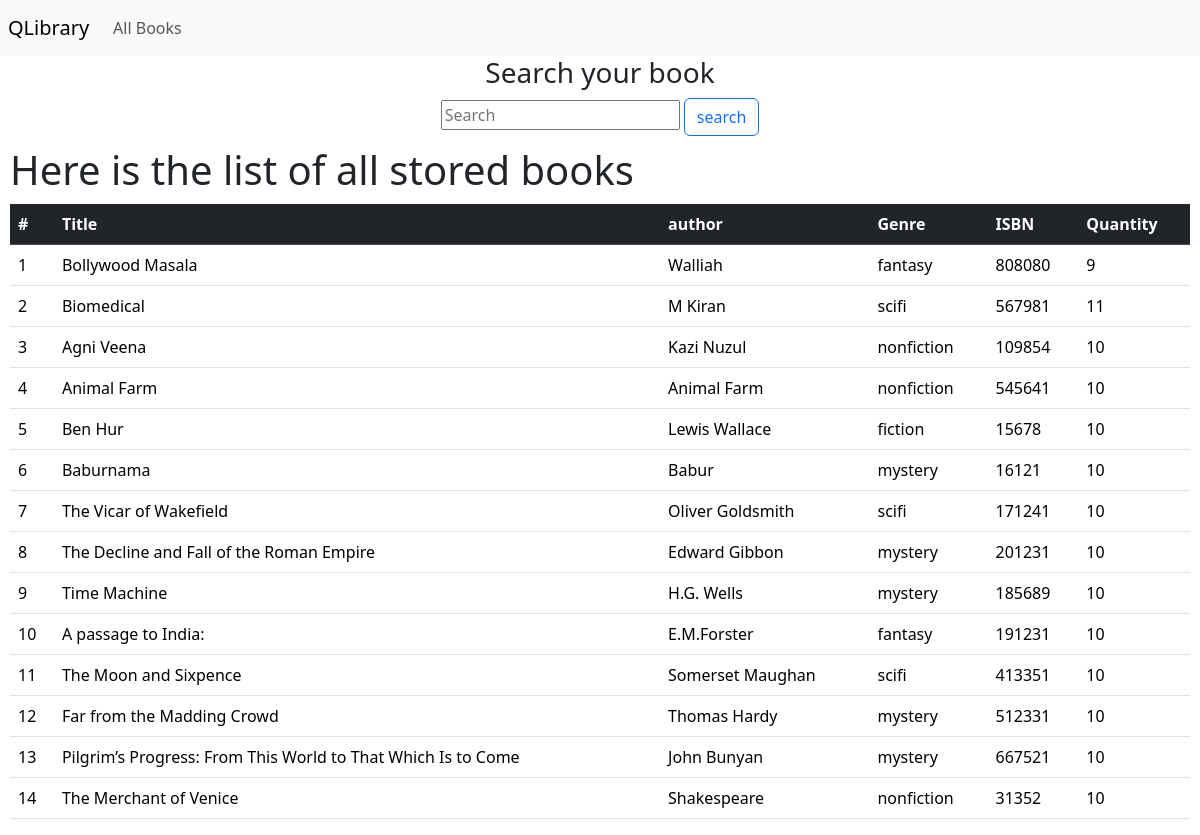
Page /showbook on the committed database.
### app1/models.py (models this page shows, shortened)
class books(models.Model):
    title = models.CharField(max_length=60)
    author = models.CharField(max_length=200)
    publication_date = models.DateField()
    GENRE_CHOICES = [
        ('fiction', 'Fiction'),
        ('nonfiction', 'Non-Fiction'),
        ('mystery', 'Mystery'),
        ('scifi', 'Science Fiction'),
        ('fantasy', 'Fantasy'),
    ]
    genre = models.CharField(max_length=100,choices=GENRE_CHOICES)
    quantity = models.IntegerField(default=10)
    ISBN = models.IntegerField(default=0,
        validators=[
            MaxValueValidator(1200123),
        ]
    )

### app1/views.py (the view)
# urls.py: path('showbook',show_book,name="show_book"),
def show_book(request):
    if 'search' in request.GET:
        search_val = request.GET['search']
        data = books.objects.filter(title__icontains=search_val)
    else:
        data = books.objects.all()
    context ={
        'data': data
    }
    return render(request,'showbook.html',context)

### app1/templates/showbook.html (shortened to what this page needs)
<!DOCTYPE html>
{% load static %}
<html>
  <head>
    <link rel="stylesheet" href="" />
    <link
      href="https://cdn.jsdelivr.net/npm/bootstrap@5.3.2/dist/css/bootstrap.min.css"
      rel="stylesheet"
    />
  </head>
  <body>
    <nav class="navbar navbar-expand-sm navbar-light bg-light">
      <a class="navbar-brand mx-2" href="{% url 'home' %}">QLibrary</a>
      <div class="collapse navbar-collapse" id="navbarSupportedContent">
        <ul class="navbar-nav mr-auto mx-2">
          <li class="nav-item active">
            <a class="nav-link" href="{% url 'show_book' %}">All Books </a>
          </li>
        </ul>
      </div>
    </nav>
    <h3 style="text-align: center">Search your book</h3>
    <form action="">
      <div class="input-group d-flex justify-content-center">
        <div class="search-box">
          <input
            type="search"
            name="Enter the book name"
            style="max-width: 30rem"
            placeholder="Search"
            aria-label="Search"
          />
          <button type="submit" class="btn btn-outline-primary">search</button>
        </div>
      </div>
    </form>
    <h1 style="margin: 10px">Here is the list of all stored books</h1>
    <div class="ShowingData" style="margin: 10px">
      <table class="table">
        <thead>
          <tr class="table-dark">
            <th scope="col">#</th>
            <th scope="col">Title</th>
            <th scop="col">author</th>
            <th scope="col">Genre</th>
            <th scope="col">ISBN</th>
            <th scope="col">Quantity</th>
          </tr>
        </thead>
        <tbody>
          {% for book in data %}
          <tr>
            <td>{{book.id}}</td>
            <td>{{book.title}}</td>
            <td>{{book.author}}</td>
            <td>{{book.genre}}</td>
            <td>{{book.ISBN}}</td>
            <td>{{book.quantity}}</td>
          </tr>
          {% endfor %}
        </tbody>
      </table>
    </div>
  </body>
</html>

### rows in the picture
books: id "1", title "Bollywood Masala", author "Walliah", genre "fantasy", ISBN "808080", quantity "9"
books: id "2", title "Biomedical", author "M Kiran", genre "scifi", ISBN "567981", quantity "11"
books: id "3", title "Agni Veena", author "Kazi Nuzul", genre "nonfiction", ISBN "109854", quantity "10"
books: id "4", title "Animal Farm", author "Animal Farm", genre "nonfiction", ISBN "545641", quantity "10"
books: id "5", title "Ben Hur", author "Lewis Wallace", genre "fiction", ISBN "15678", quantity "10"
books: id "6", title "Baburnama", author "Babur", genre "mystery", ISBN "16121", quantity "10"
books: id "7", title "The Vicar of Wakefield", author "Oliver Goldsmith", genre "scifi", ISBN "171241", quantity "10"
books: id "8", title "The Decline and Fall of the Roman Empire", author "Edward Gibbon", genre "mystery", ISBN "201231", quantity "10"
books: id "9", title "Time Machine", author "H.G. Wells", genre "mystery", ISBN "185689", quantity "10"
books: id "10", title "A passage to India:", author "E.M.Forster", genre "fantasy", ISBN "191231", quantity "10"
books: id "11", title "The Moon and Sixpence", author "Somerset Maughan", genre "scifi", ISBN "413351", quantity "10"
books: id "12", title "Far from the Madding Crowd", author "Thomas Hardy", genre "mystery", ISBN "512331", quantity "10"
books: id "13", title "Pilgrim’s Progress: From This World to That Which Is to Come", author "John Bunyan", genre "mystery", ISBN "667521", quantity "10"
books: id "14", title "The Merchant of Venice", author "Shakespeare", genre "nonfiction", ISBN "31352", quantity "10"
